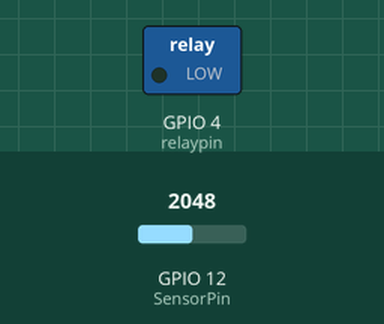
This sketch was run on a simulated ESP32. On the bench: switched loads named in the sketch (green lamp = pin HIGH). Inputs (shaded band) come from the test bench; at power-on: GPIO 12 (SensorPin) = 2048. WiFi joins after 1.5 s; servers stay silent unless stated; what the sketch prints to the serial monitor is not drawn.

Above: at 2.7 s.
2.8 s: GPIO 12 (SensorPin) set to 2979
8.7 s: GPIO 12 (SensorPin) set to 3103
At 12.7 s:
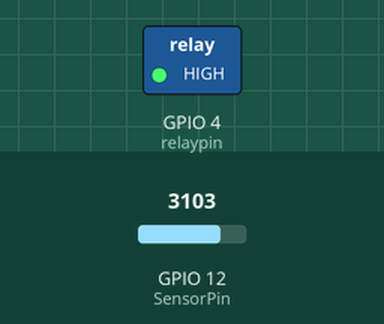
14.6 s: GPIO 12 (SensorPin) set to 2992
At 18.0 s:
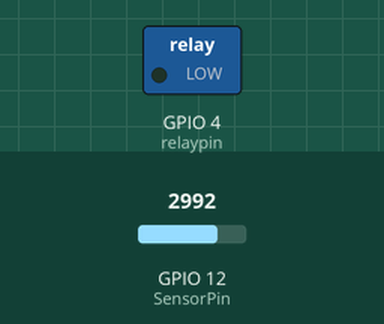
20.5 s: GPIO 12 (SensorPin) set to 3072
At 23.2 s:
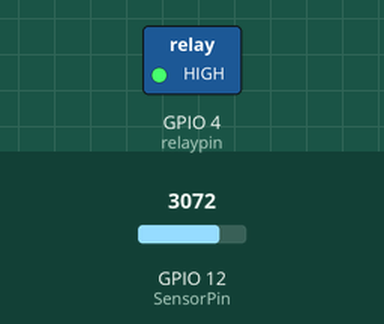
Timing chart, 0 to 24.7 s (numbered marks = the images above; inputs shaded):
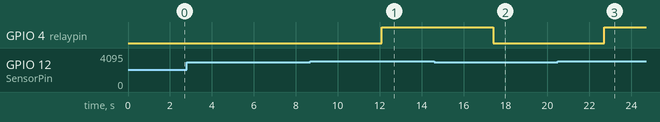

Measured:
- the behaviour switches between 3031 and 3032 on GPIO 12 (SensorPin) (found by bisection; images 0 and 1)
- after the input at 2.8 s, every drawn part: stays the same
- after the input at 8.7 s, GPIO 4 (relaypin): LOW → HIGH after 3.4 s
- after the input at 14.6 s, GPIO 4 (relaypin): HIGH → LOW after 2.8 s
- after the input at 20.5 s, GPIO 4 (relaypin): LOW → HIGH after 2.2 s

The sketch:

iot_final_defense_code.ino
```cpp
#include <WiFi.h>
#include <SPI.h>
#include <Wire.h>
#include <string.h>
#include<ThingSpeak.h>


const char* ssid = "kapankoghar0";   // your network SSID
const char* password = "kgfrrr2022";
const char* server = "api.thingspeak.com";
unsigned long myChannelNumber = 1864319;
const char* myWriteAPIKey = "A30GAB5R6JP5LKVA";
const int SensorPin = 12;
int soilMoistureValue = 0;
int relaypin = 4;

WiFiClient client;


void setup(){
  Serial.begin(9600);
  WiFi.mode(WIFI_STA);
  ThingSpeak.begin(client);  // Initialize ThingSpeak
  wifiConnect();
    pinMode(relaypin, OUTPUT);

}

void loop()
{

  soilMoistureValue = analogRead(SensorPin);  //put Sensor insert into soil
  Serial.println(soilMoistureValue);

  if(soilMoistureValue >= 3032)
  {
    digitalWrite(relaypin, HIGH);

    Serial.println("Motor is OFF");
  }
  else
  {
    digitalWrite(relaypin, LOW);

    Serial.println("Motor is ON");
  }


    ThingSpeak.setField(1, soilMoistureValue);

    ThingSpeak.writeFields(myChannelNumber, myWriteAPIKey);

    delay(5000);

}
// Function to connect WiFi
void wifiConnect(){
  Serial.println("Connecting to WiFi!");
  WiFi.begin(ssid, password);
  while (WiFi.status() != WL_CONNECTED)
  {
    delay(100);
    Serial.print(".");
  }
  Serial.println("WiFi connected.");
}
```
